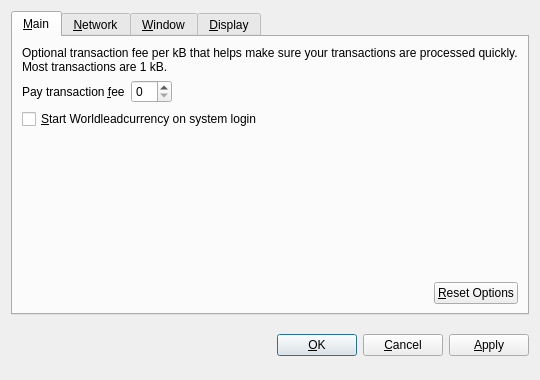
<?xml version="1.0" encoding="UTF-8"?>
<ui version="4.0">
 <class>OptionsDialog</class>
 <widget class="QDialog" name="OptionsDialog">
  <property name="geometry">
   <rect>
    <x>0</x>
    <y>0</y>
    <width>540</width>
    <height>380</height>
   </rect>
  </property>
  <property name="windowTitle">
   <string>Options</string>
  </property>
  <property name="modal">
   <bool>true</bool>
  </property>
  <layout class="QVBoxLayout" name="verticalLayout">
   <item>
    <widget class="QTabWidget" name="tabWidget">
     <property name="tabPosition">
      <enum>QTabWidget::North</enum>
     </property>
     <property name="currentIndex">
      <number>0</number>
     </property>
     <widget class="QWidget" name="tabMain">
      <attribute name="title">
       <string>&amp;Main</string>
      </attribute>
      <layout class="QVBoxLayout" name="verticalLayout_Main">
       <item>
        <widget class="QLabel" name="transactionFeeInfoLabel">
         <property name="text">
          <string>Optional transaction fee per kB that helps make sure your transactions are processed quickly. Most transactions are 1 kB.</string>
         </property>
         <property name="textFormat">
          <enum>Qt::PlainText</enum>
         </property>
         <property name="wordWrap">
          <bool>true</bool>
         </property>
        </widget>
       </item>
       <item>
        <layout class="QHBoxLayout" name="horizontalLayout_1_Main">
         <item>
          <widget class="QLabel" name="transactionFeeLabel">
           <property name="text">
            <string>Pay transaction &amp;fee</string>
           </property>
           <property name="textFormat">
            <enum>Qt::PlainText</enum>
           </property>
           <property name="buddy">
            <cstring>transactionFee</cstring>
           </property>
          </widget>
         </item>
         <item>
          <widget class="BitcoinAmountField" name="transactionFee"/>
         </item>
         <item>
          <spacer name="horizontalSpacer_1_Main">
           <property name="orientation">
            <enum>Qt::Horizontal</enum>
           </property>
           <property name="sizeHint" stdset="0">
            <size>
             <width>40</width>
             <height>20</height>
            </size>
           </property>
          </spacer>
         </item>
        </layout>
       </item>
       <item>
        <widget class="QCheckBox" name="bitcoinAtStartup">
         <property name="toolTip">
          <string>Automatically start Worldleadcurrency after logging in to the system.</string>
         </property>
         <property name="text">
          <string>&amp;Start Worldleadcurrency on system login</string>
         </property>
        </widget>
       </item>
       <item>
        <spacer name="verticalSpacer_Main">
         <property name="orientation">
          <enum>Qt::Vertical</enum>
         </property>
         <property name="sizeHint" stdset="0">
          <size>
           <width>20</width>
           <height>40</height>
          </size>
         </property>
        </spacer>
       </item>
       <item>
        <layout class="QHBoxLayout" name="horizontalLayout_2_Main">
         <item>
          <spacer name="horizontalSpacer_2_Main">
           <property name="orientation">
            <enum>Qt::Horizontal</enum>
           </property>
           <property name="sizeHint" stdset="0">
            <size>
             <width>40</width>
             <height>20</height>
            </size>
           </property>
          </spacer>
         </item>
         <item>
          <widget class="QPushButton" name="resetButton">
           <property name="toolTip">
            <string>Reset all client options to default.</string>
           </property>
           <property name="text">
            <string>&amp;Reset Options</string>
           </property>
           <property name="autoDefault">
            <bool>false</bool>
           </property>
          </widget>
         </item>
        </layout>
       </item>
      </layout>
     </widget>
     <widget class="QWidget" name="tabNetwork">
      <attribute name="title">
       <string>&amp;Network</string>
      </attribute>
      <layout class="QVBoxLayout" name="verticalLayout_Network">
       <item>
        <widget class="QCheckBox" name="mapPortUpnp">
         <property name="toolTip">
          <string>Automatically open the Worldleadcurrency client port on the router. This only works when your router supports UPnP and it is enabled.</string>
         </property>
         <property name="text">
          <string>Map port using &amp;UPnP</string>
         </property>
        </widget>
       </item>
       <item>
        <widget class="QCheckBox" name="connectSocks">
         <property name="toolTip">
          <string>Connect to the Worldleadcurrency network through a SOCKS proxy (e.g. when connecting through Tor).</string>
         </property>
         <property name="text">
          <string>&amp;Connect through SOCKS proxy:</string>
         </property>
        </widget>
       </item>
       <item>
        <layout class="QHBoxLayout" name="horizontalLayout_Network">
         <item>
          <widget class="QLabel" name="proxyIpLabel">
           <property name="text">
            <string>Proxy &amp;IP:</string>
           </property>
           <property name="textFormat">
            <enum>Qt::PlainText</enum>
           </property>
           <property name="buddy">
            <cstring>proxyIp</cstring>
           </property>
          </widget>
         </item>
         <item>
          <widget class="QValidatedLineEdit" name="proxyIp">
           <property name="maximumSize">
            <size>
             <width>140</width>
             <height>16777215</height>
            </size>
           </property>
           <property name="toolTip">
            <string>IP address of the proxy (e.g. 127.0.0.1)</string>
           </property>
          </widget>
         </item>
         <item>
          <widget class="QLabel" name="proxyPortLabel">
           <property name="text">
            <string>&amp;Port:</string>
           </property>
           <property name="textFormat">
            <enum>Qt::PlainText</enum>
           </property>
           <property name="buddy">
            <cstring>proxyPort</cstring>
           </property>
          </widget>
         </item>
         <item>
          <widget class="QLineEdit" name="proxyPort">
           <property name="maximumSize">
            <size>
             <width>55</width>
             <height>16777215</height>
            </size>
           </property>
           <property name="toolTip">
            <string>Port of the proxy (e.g. 9050)</string>
           </property>
          </widget>
         </item>
         <item>
          <widget class="QLabel" name="socksVersionLabel">
           <property name="text">
            <string>SOCKS &amp;Version:</string>
           </property>
           <property name="textFormat">
            <enum>Qt::PlainText</enum>
           </property>
           <property name="buddy">
            <cstring>socksVersion</cstring>
           </property>
          </widget>
         </item>
         <item>
          <widget class="QValueComboBox" name="socksVersion">
           <property name="toolTip">
            <string>SOCKS version of the proxy (e.g. 5)</string>
           </property>
          </widget>
         </item>
         <item>
          <spacer name="horizontalSpacer_Network">
           <property name="orientation">
            <enum>Qt::Horizontal</enum>
           </property>
           <property name="sizeHint" stdset="0">
            <size>
             <width>40</width>
             <height>20</height>
            </size>
           </property>
          </spacer>
         </item>
        </layout>
       </item>
       <item>
        <spacer name="verticalSpacer_Network">
         <property name="orientation">
          <enum>Qt::Vertical</enum>
         </property>
         <property name="sizeHint" stdset="0">
          <size>
           <width>20</width>
           <height>40</height>
          </size>
         </property>
        </spacer>
       </item>
      </layout>
     </widget>
     <widget class="QWidget" name="tabWindow">
      <attribute name="title">
       <string>&amp;Window</string>
      </attribute>
      <layout class="QVBoxLayout" name="verticalLayout_Window">
       <item>
        <widget class="QCheckBox" name="minimizeToTray">
         <property name="toolTip">
          <string>Show only a tray icon after minimizing the window.</string>
         </property>
         <property name="text">
          <string>&amp;Minimize to the tray instead of the taskbar</string>
         </property>
        </widget>
       </item>
       <item>
        <widget class="QCheckBox" name="minimizeOnClose">
         <property name="toolTip">
          <string>Minimize instead of exit the application when the window is closed. When this option is enabled, the application will be closed only after selecting Quit in the menu.</string>
         </property>
         <property name="text">
          <string>M&amp;inimize on close</string>
         </property>
        </widget>
       </item>
       <item>
        <spacer name="verticalSpacer_Window">
         <property name="orientation">
          <enum>Qt::Vertical</enum>
         </property>
         <property name="sizeHint" stdset="0">
          <size>
           <width>20</width>
           <height>40</height>
          </size>
         </property>
        </spacer>
       </item>
      </layout>
     </widget>
     <widget class="QWidget" name="tabDisplay">
      <attribute name="title">
       <string>&amp;Display</string>
      </attribute>
      <layout class="QVBoxLayout" name="verticalLayout_Display">
       <item>
        <layout class="QHBoxLayout" name="horizontalLayout_1_Display">
         <item>
          <widget class="QLabel" name="langLabel">
           <property name="text">
            <string>User Interface &amp;language:</string>
           </property>
           <property name="textFormat">
            <enum>Qt::PlainText</enum>
           </property>
           <property name="buddy">
            <cstring>lang</cstring>
           </property>
          </widget>
         </item>
         <item>
          <widget class="QValueComboBox" name="lang">
           <property name="toolTip">
            <string>The user interface language can be set here. This setting will take effect after restarting Worldleadcurrency.</string>
           </property>
          </widget>
         </item>
        </layout>
       </item>
       <item>
        <layout class="QHBoxLayout" name="horizontalLayout_2_Display">
         <item>
          <widget class="QLabel" name="unitLabel">
           <property name="text">
            <string>&amp;Unit to show amounts in:</string>
           </property>
           <property name="textFormat">
            <enum>Qt::PlainText</enum>
           </property>
           <property name="buddy">
            <cstring>unit</cstring>
           </property>
          </widget>
         </item>
         <item>
          <widget class="QValueComboBox" name="unit">
           <property name="toolTip">
            <string>Choose the default subdivision unit to show in the interface and when sending coins.</string>
           </property>
          </widget>
         </item>
        </layout>
       </item>
       <item>
        <widget class="QCheckBox" name="displayAddresses">
         <property name="toolTip">
          <string>Whether to show Worldleadcurrency addresses in the transaction list or not.</string>
         </property>
         <property name="text">
          <string>&amp;Display addresses in transaction list</string>
         </property>
        </widget>
       </item>
       <item>
        <spacer name="verticalSpacer_Display">
         <property name="orientation">
          <enum>Qt::Vertical</enum>
         </property>
         <property name="sizeHint" stdset="0">
          <size>
           <width>20</width>
           <height>40</height>
          </size>
         </property>
        </spacer>
       </item>
      </layout>
     </widget>
    </widget>
   </item>
   <item>
    <layout class="QHBoxLayout" name="horizontalLayout_Buttons">
     <item>
      <spacer name="horizontalSpacer_1">
       <property name="orientation">
        <enum>Qt::Horizontal</enum>
       </property>
       <property name="sizeHint" stdset="0">
        <size>
         <width>40</width>
         <height>48</height>
        </size>
       </property>
      </spacer>
     </item>
     <item>
      <widget class="QLabel" name="statusLabel">
       <property name="font">
        <font>
         <weight>75</weight>
         <bold>true</bold>
        </font>
       </property>
       <property name="text">
        <string/>
       </property>
       <property name="textFormat">
        <enum>Qt::PlainText</enum>
       </property>
       <property name="wordWrap">
        <bool>true</bool>
       </property>
      </widget>
     </item>
     <item>
      <spacer name="horizontalSpacer_2">
       <property name="orientation">
        <enum>Qt::Horizontal</enum>
       </property>
       <property name="sizeHint" stdset="0">
        <size>
         <width>40</width>
         <height>48</height>
        </size>
       </property>
      </spacer>
     </item>
     <item>
      <widget class="QPushButton" name="okButton">
       <property name="text">
        <string>&amp;OK</string>
       </property>
      </widget>
     </item>
     <item>
      <widget class="QPushButton" name="cancelButton">
       <property name="text">
        <string>&amp;Cancel</string>
       </property>
       <property name="autoDefault">
        <bool>false</bool>
       </property>
      </widget>
     </item>
     <item>
      <widget class="QPushButton" name="applyButton">
       <property name="text">
        <string>&amp;Apply</string>
       </property>
       <property name="autoDefault">
        <bool>false</bool>
       </property>
      </widget>
     </item>
    </layout>
   </item>
  </layout>
 </widget>
 <customwidgets>
  <customwidget>
   <class>BitcoinAmountField</class>
   <extends>QSpinBox</extends>
   <header>bitcoinamountfield.h</header>
  </customwidget>
  <customwidget>
   <class>QValueComboBox</class>
   <extends>QComboBox</extends>
   <header>qvaluecombobox.h</header>
  </customwidget>
  <customwidget>
   <class>QValidatedLineEdit</class>
   <extends>QLineEdit</extends>
   <header>qvalidatedlineedit.h</header>
  </customwidget>
 </customwidgets>
 <resources/>
 <connections/>
</ui>
